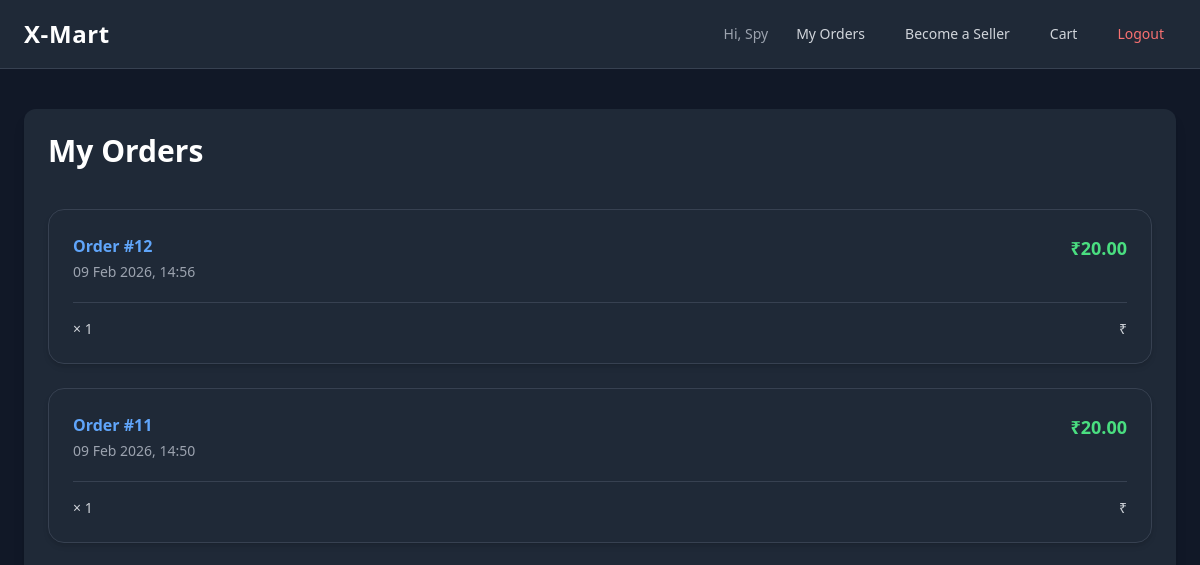
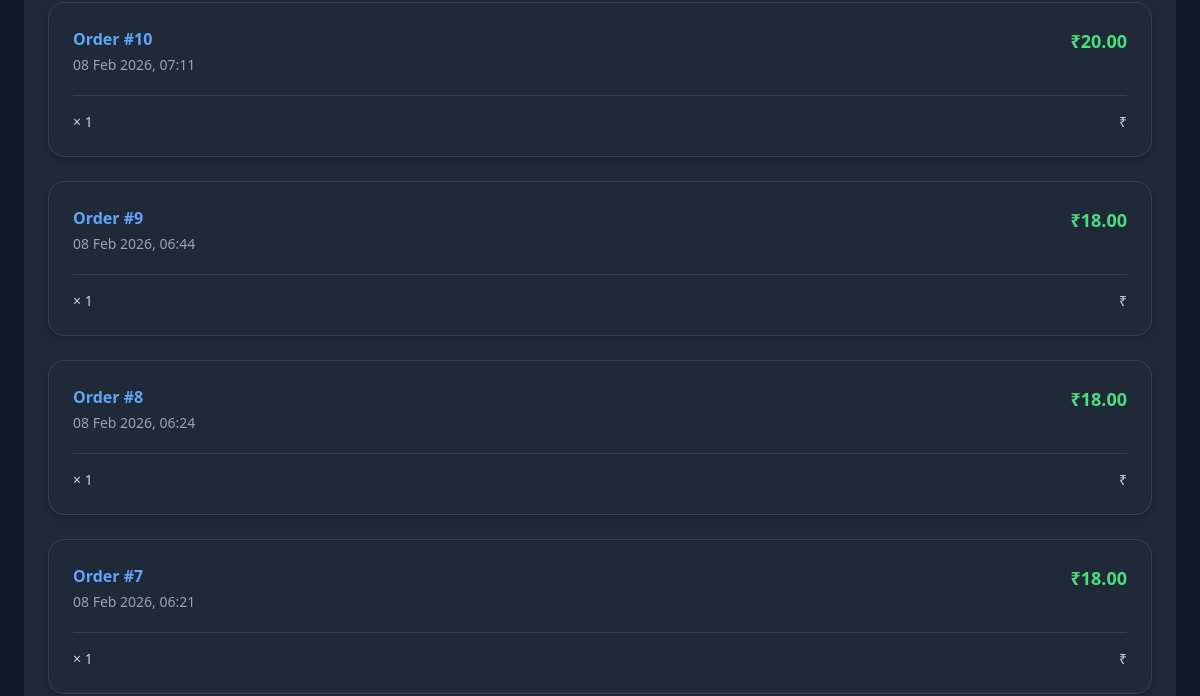
Before: /orders/ (signed in, upper part) with the older database file (2 pictures, top to bottom).
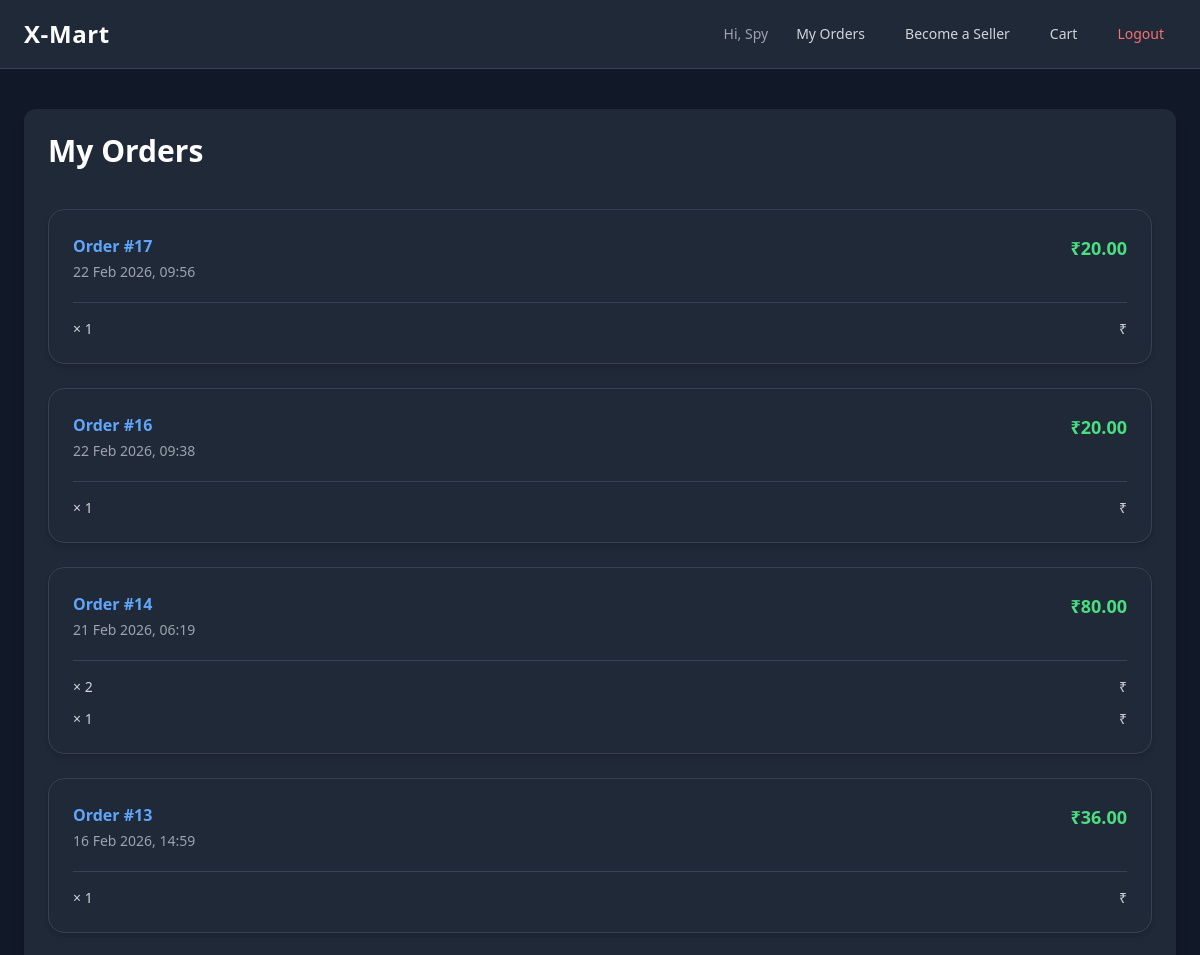
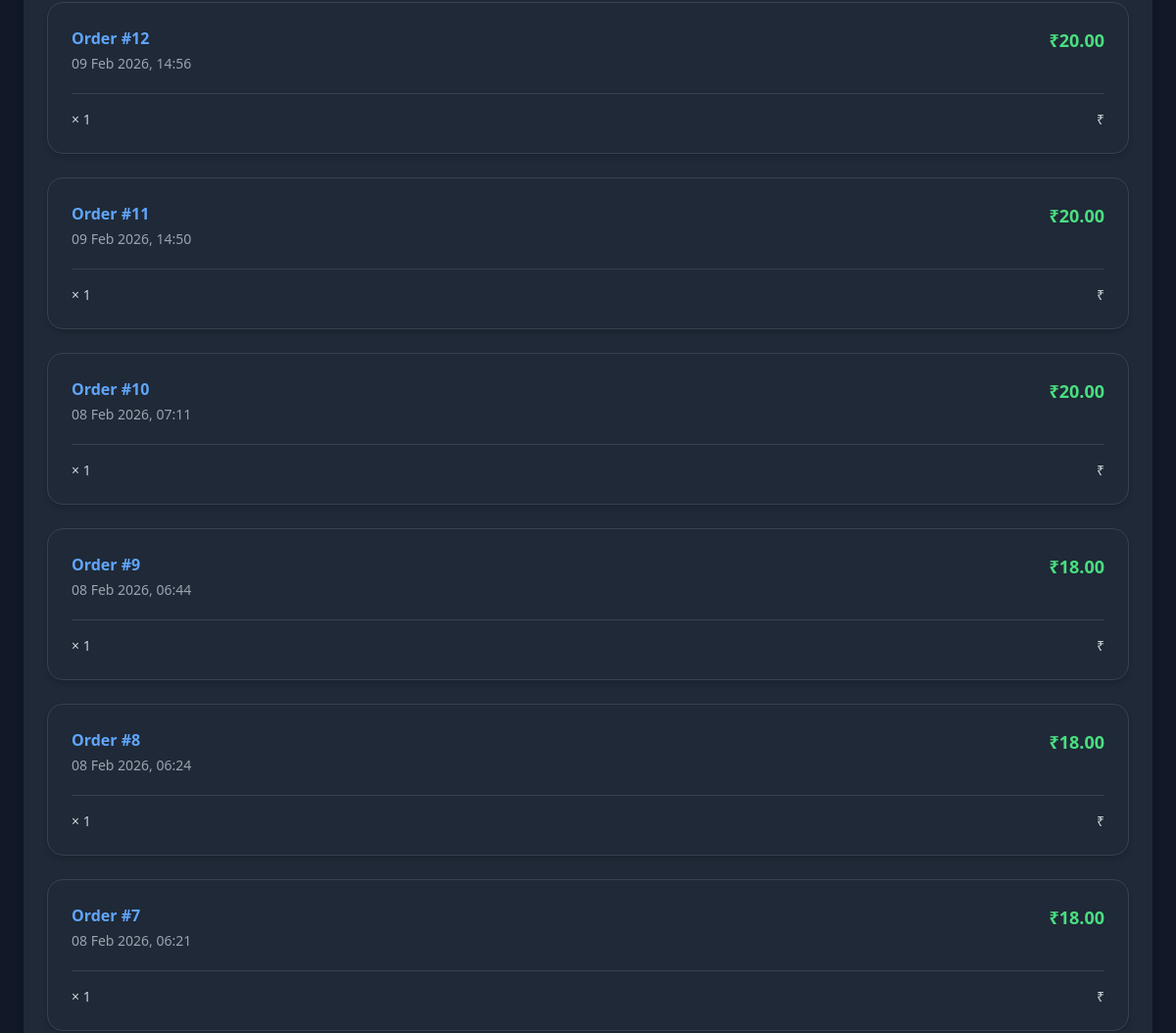
After: the same page with the newer database file (2 pictures, top to bottom).
### playground/models.py (models this page shows, shortened)
class User(AbstractUser):
    is_seller = models.BooleanField(default=False)

class Order(models.Model):
    STATUS_PENDING = 'pending'
    STATUS_PAID = 'paid'
    STATUS_SHIPPED = 'shipped'
    STATUS_OUT_FOR_DELIVERY = 'out_for_delivery'
    STATUS_DELIVERED = 'delivered'
    STATUS_CANCELLED = 'cancelled'
    STATUS_CHOICES = [
        (STATUS_PENDING, 'Pending'),
        (STATUS_PAID, 'Paid'),
        (STATUS_SHIPPED, 'Shipped'),
        (STATUS_OUT_FOR_DELIVERY, 'Out for delivery'),
        (STATUS_DELIVERED, 'Delivered'),
        (STATUS_CANCELLED, 'Cancelled'),
    ]
    user = models.ForeignKey(
        settings.AUTH_USER_MODEL,
        on_delete=models.PROTECT,
        db_index=True
    )
    total_price = models.DecimalField(max_digits=10, decimal_places=2)
    status = models.CharField(
        max_length=20,
        choices=STATUS_CHOICES,
        default=STATUS_PENDING
    )
    created_at = models.DateTimeField(auto_now_add=True)

class OrderItem(models.Model):
    STATUS_PENDING = 'pending'
    STATUS_SHIPPED = 'shipped'
    STATUS_DELIVERED = 'delivered'
    STATUS_CHOICES = [
        (STATUS_PENDING, 'Pending'),
        (STATUS_SHIPPED, 'Shipped'),
        (STATUS_DELIVERED, 'Delivered'),
    ]
    order = models.ForeignKey(Order, on_delete=models.CASCADE, related_name='items')
    product = models.ForeignKey(Product, on_delete=models.PROTECT)
    seller = models.ForeignKey(
        settings.AUTH_USER_MODEL,
        on_delete=models.PROTECT,
        null=True,
        blank=True,
        db_index=True
    )
    quantity = models.PositiveIntegerField()
    price_at_purchase = models.DecimalField(max_digits=10, decimal_places=2)
    status = models.CharField(
        max_length=20,
        choices=STATUS_CHOICES,
        default=STATUS_PENDING
    )
    created_at = models.DateTimeField(auto_now_add=True)

### playground/views.py (the view)
# urls.py: path('orders/', views.my_orders, name='my_orders'),
@login_required
def my_orders(request):
    orders = (
        Order.objects
        .filter(user=request.user)
        .prefetch_related('items__product')
        .order_by('-created_at')
    )
    return render(request, 'playground/my_orders.html', {
        'orders': orders
    })

### playground/templates/playground/my_orders.html (shortened to what this page needs)
{% extends 'base.html' %}
{% block content %}
<h1 class="text-3xl font-semibold text-white mb-10">
  My Orders
</h1>
{% if orders %}
  <div class="space-y-6">
    {% for order in orders %}
      <div class="bg-gray-800 border border-gray-700 p-6 rounded-2xl shadow-md">
        <div class="flex justify-between items-start mb-5">
          <div>
            <a href="{% url 'playground:order_detail' order.id %}"
               class="font-semibold text-blue-400 hover:text-blue-300 transition">
              Order #{{ order.id }}
            </a>
            <p class="text-sm text-gray-400 mt-1">
              {{ order.created_at|date:"d M Y, H:i" }}
            </p>
          </div>
          <p class="font-bold text-lg text-green-400">
            ₹{{ order.total_price }}
          </p>
        </div>
        <div class="border-t border-gray-700 pt-4 space-y-3">
          {% for item in order.items.all %}
            <div class="flex justify-between text-sm text-gray-300">
              <span>
                {{ item.product.name }} × {{ item.quantity }}
              </span>
              <span class="font-medium">
                ₹{{ item.get_total_price }}
              </span>
            </div>
          {% endfor %}
        </div>
      </div>
    {% endfor %}
  </div>
{% else %}
  <p class="text-gray-400">
    You haven’t placed any orders yet.
  </p>
{% endif %}
{% endblock %}

### templates/base.html (shortened to what this page needs)
{% load static %}
<!DOCTYPE html>
<html lang="en">
<head>
    <script src="https://cdn.tailwindcss.com"></script>
</head>
<body class="bg-gray-900 text-gray-100">
<nav class="bg-gray-800 border-b border-gray-700">
    <div class="max-w-7xl mx-auto px-6 py-4 flex justify-between items-center">
        <a href="{% url 'playground:home' %}"
           class="text-2xl font-semibold tracking-wide text-white hover:text-blue-400 transition">
            X-Mart
        </a>
        <div class="flex items-center gap-4">
            {% if user.is_authenticated and not user.is_seller %}
                <span class="text-sm text-gray-400 hidden sm:block">
                    Hi, {{ user.username }}
                </span>
                <a href="{% url 'playground:my_orders' %}"
                   class="text-sm font-medium text-gray-300 hover:text-white transition px-3 py-2 rounded-md hover:bg-gray-700">
                    My Orders
                </a>
                <a href="{% url 'playground:seller_signup' %}"
                   class="text-sm font-medium text-gray-300 hover:text-white transition px-3 py-2 rounded-md hover:bg-gray-700">
                    Become a Seller
                </a>
                <a href="{% url 'playground:cart' %}"
                   class="text-sm font-medium text-gray-300 hover:text-white transition px-3 py-2 rounded-md hover:bg-gray-700">
                    Cart
                </a>
                <form method="post" action="{% url 'logout' %}">
                    <button type="submit"
                            class="text-sm font-medium text-red-400 hover:text-red-300 transition px-3 py-2 rounded-md hover:bg-gray-700">
                        Logout
                    </button>
                </form>
            {% endif %}
        </div>
    </div>
</nav>
<main class="max-w-7xl mx-auto px-6 py-10">
    <div class="bg-gray-800 rounded-xl shadow-lg p-6">
        {% block content %}{% endblock %}
    </div>
</main>
</body>
</html>

Changed rows visible on the page:
added Order: id "17", created_at "22 Feb 2026, 09:56", total_price "20.00"
added OrderItem: quantity "1", shown under "17"
added Order: id "16", created_at "22 Feb 2026, 09:38", total_price "20.00"
added OrderItem: quantity "1", shown under "16"
added Order: id "14", created_at "21 Feb 2026, 06:19", total_price "80.00"
added OrderItem: quantity "2", shown under "14"
added OrderItem: quantity "1", shown under "14"
added Order: id "13", created_at "16 Feb 2026, 14:59", total_price "36.00"
added OrderItem: quantity "1", shown under "13"
